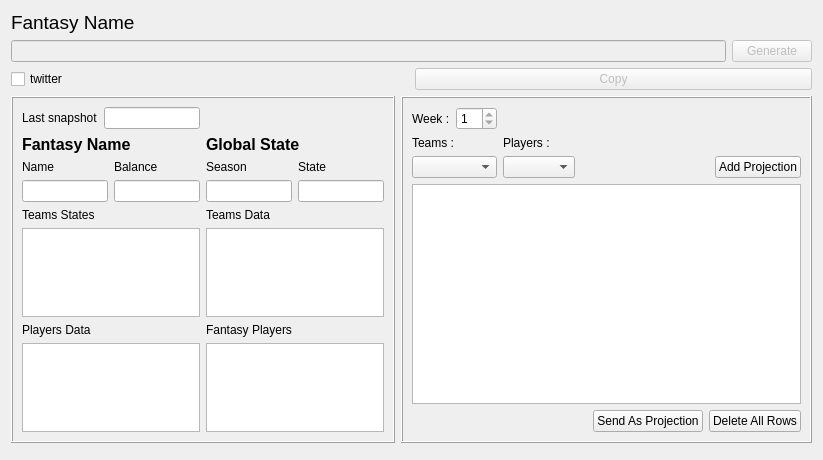
<?xml version="1.0" encoding="UTF-8"?>
<ui version="4.0">
 <class>FantasyPlayerUI</class>
 <widget class="QWidget" name="FantasyPlayerUI">
  <property name="geometry">
   <rect>
    <x>0</x>
    <y>0</y>
    <width>823</width>
    <height>460</height>
   </rect>
  </property>
  <property name="windowTitle">
   <string>Form</string>
  </property>
  <layout class="QGridLayout" name="gridLayout_3">
   <item row="0" column="0" colspan="2">
    <layout class="QGridLayout" name="gridLayout_4">
     <item row="0" column="0">
      <widget class="QLabel" name="fantasynamestatus">
       <property name="font">
        <font>
         <pointsize>14</pointsize>
        </font>
       </property>
       <property name="text">
        <string>Fantasy Name</string>
       </property>
       <property name="textFormat">
        <enum>Qt::RichText</enum>
       </property>
       <property name="alignment">
        <set>Qt::AlignBottom|Qt::AlignLeading|Qt::AlignLeft</set>
       </property>
       <property name="margin">
        <number>0</number>
       </property>
      </widget>
     </item>
     <item row="1" column="0">
      <layout class="QHBoxLayout" name="horizontalLayout">
       <item>
        <widget class="QLineEdit" name="fantasyname">
         <property name="enabled">
          <bool>false</bool>
         </property>
        </widget>
       </item>
       <item>
        <widget class="QPushButton" name="generate">
         <property name="enabled">
          <bool>false</bool>
         </property>
         <property name="text">
          <string>Generate</string>
         </property>
        </widget>
       </item>
      </layout>
     </item>
     <item row="2" column="0">
      <layout class="QHBoxLayout" name="horizontalLayout_2">
       <item>
        <widget class="QCheckBox" name="twitter">
         <property name="layoutDirection">
          <enum>Qt::LeftToRight</enum>
         </property>
         <property name="autoFillBackground">
          <bool>false</bool>
         </property>
         <property name="text">
          <string>twitter</string>
         </property>
        </widget>
       </item>
       <item>
        <widget class="QPushButton" name="copy">
         <property name="enabled">
          <bool>false</bool>
         </property>
         <property name="text">
          <string>Copy</string>
         </property>
        </widget>
       </item>
      </layout>
     </item>
    </layout>
   </item>
   <item row="1" column="0">
    <widget class="QFrame" name="frame">
     <property name="frameShape">
      <enum>QFrame::Box</enum>
     </property>
     <property name="frameShadow">
      <enum>QFrame::Raised</enum>
     </property>
     <layout class="QGridLayout" name="gridLayout">
      <item row="0" column="0">
       <widget class="QLabel" name="label_9">
        <property name="text">
         <string>Last snapshot</string>
        </property>
       </widget>
      </item>
      <item row="0" column="1">
       <widget class="QLineEdit" name="mySnapshotTimestamp"/>
      </item>
      <item row="1" column="0" colspan="2">
       <layout class="QVBoxLayout" name="verticalLayout_11">
        <item>
         <widget class="QLabel" name="label">
          <property name="font">
           <font>
            <pointsize>12</pointsize>
            <weight>75</weight>
            <bold>true</bold>
           </font>
          </property>
          <property name="text">
           <string>Fantasy Name </string>
          </property>
         </widget>
        </item>
        <item>
         <layout class="QHBoxLayout" name="horizontalLayout_4">
          <item>
           <layout class="QVBoxLayout" name="verticalLayout_9">
            <item>
             <widget class="QLabel" name="label_10">
              <property name="text">
               <string>Name</string>
              </property>
             </widget>
            </item>
            <item>
             <widget class="QLineEdit" name="myFantasyNameLE"/>
            </item>
           </layout>
          </item>
          <item>
           <layout class="QVBoxLayout" name="verticalLayout_10">
            <item>
             <widget class="QLabel" name="label_11">
              <property name="text">
               <string>Balance</string>
              </property>
             </widget>
            </item>
            <item>
             <widget class="QLineEdit" name="myBalance"/>
            </item>
           </layout>
          </item>
         </layout>
        </item>
       </layout>
      </item>
      <item row="1" column="2">
       <layout class="QVBoxLayout" name="verticalLayout_8">
        <item>
         <widget class="QLabel" name="label_6">
          <property name="font">
           <font>
            <pointsize>12</pointsize>
            <weight>75</weight>
            <bold>true</bold>
           </font>
          </property>
          <property name="text">
           <string>Global State</string>
          </property>
         </widget>
        </item>
        <item>
         <layout class="QHBoxLayout" name="horizontalLayout_3">
          <item>
           <layout class="QVBoxLayout" name="verticalLayout_6">
            <item>
             <widget class="QLabel" name="label_7">
              <property name="text">
               <string>Season</string>
              </property>
             </widget>
            </item>
            <item>
             <widget class="QLineEdit" name="mySeasonLE"/>
            </item>
           </layout>
          </item>
          <item>
           <layout class="QVBoxLayout" name="verticalLayout_7">
            <item>
             <widget class="QLabel" name="label_8">
              <property name="text">
               <string>State</string>
              </property>
             </widget>
            </item>
            <item>
             <widget class="QLineEdit" name="myGlobalStateLE"/>
            </item>
           </layout>
          </item>
         </layout>
        </item>
       </layout>
      </item>
      <item row="2" column="0" colspan="2">
       <layout class="QVBoxLayout" name="verticalLayout">
        <item>
         <widget class="QLabel" name="label_3">
          <property name="text">
           <string>Teams States</string>
          </property>
         </widget>
        </item>
        <item>
         <widget class="QTableView" name="myTeamsStatesTableView">
          <property name="font">
           <font>
            <pointsize>8</pointsize>
            <weight>50</weight>
            <bold>false</bold>
           </font>
          </property>
          <property name="tabKeyNavigation">
           <bool>false</bool>
          </property>
          <property name="showDropIndicator" stdset="0">
           <bool>false</bool>
          </property>
          <property name="dragDropOverwriteMode">
           <bool>false</bool>
          </property>
          <property name="selectionMode">
           <enum>QAbstractItemView::SingleSelection</enum>
          </property>
          <property name="selectionBehavior">
           <enum>QAbstractItemView::SelectRows</enum>
          </property>
          <property name="showGrid">
           <bool>false</bool>
          </property>
          <property name="cornerButtonEnabled">
           <bool>false</bool>
          </property>
          <attribute name="horizontalHeaderHighlightSections">
           <bool>false</bool>
          </attribute>
          <attribute name="verticalHeaderVisible">
           <bool>false</bool>
          </attribute>
          <attribute name="verticalHeaderHighlightSections">
           <bool>false</bool>
          </attribute>
         </widget>
        </item>
       </layout>
      </item>
      <item row="2" column="2">
       <layout class="QVBoxLayout" name="verticalLayout_3">
        <item>
         <widget class="QLabel" name="label_2">
          <property name="text">
           <string>Teams Data</string>
          </property>
         </widget>
        </item>
        <item>
         <widget class="QTableView" name="myTeamsDataTableView">
          <property name="font">
           <font>
            <pointsize>8</pointsize>
            <weight>50</weight>
            <bold>false</bold>
           </font>
          </property>
          <property name="tabKeyNavigation">
           <bool>false</bool>
          </property>
          <property name="showDropIndicator" stdset="0">
           <bool>false</bool>
          </property>
          <property name="dragDropOverwriteMode">
           <bool>false</bool>
          </property>
          <property name="selectionMode">
           <enum>QAbstractItemView::SingleSelection</enum>
          </property>
          <property name="selectionBehavior">
           <enum>QAbstractItemView::SelectRows</enum>
          </property>
          <property name="showGrid">
           <bool>false</bool>
          </property>
          <property name="cornerButtonEnabled">
           <bool>false</bool>
          </property>
          <attribute name="horizontalHeaderHighlightSections">
           <bool>false</bool>
          </attribute>
          <attribute name="verticalHeaderVisible">
           <bool>false</bool>
          </attribute>
          <attribute name="verticalHeaderHighlightSections">
           <bool>false</bool>
          </attribute>
         </widget>
        </item>
       </layout>
      </item>
      <item row="3" column="0" colspan="2">
       <layout class="QVBoxLayout" name="verticalLayout_4">
        <item>
         <widget class="QLabel" name="label_5">
          <property name="text">
           <string>Players Data</string>
          </property>
         </widget>
        </item>
        <item>
         <widget class="QTableView" name="myPlayersDataTableView">
          <property name="font">
           <font>
            <pointsize>8</pointsize>
            <weight>50</weight>
            <bold>false</bold>
           </font>
          </property>
          <property name="tabKeyNavigation">
           <bool>false</bool>
          </property>
          <property name="showDropIndicator" stdset="0">
           <bool>false</bool>
          </property>
          <property name="dragDropOverwriteMode">
           <bool>false</bool>
          </property>
          <property name="selectionMode">
           <enum>QAbstractItemView::SingleSelection</enum>
          </property>
          <property name="selectionBehavior">
           <enum>QAbstractItemView::SelectRows</enum>
          </property>
          <property name="showGrid">
           <bool>false</bool>
          </property>
          <property name="cornerButtonEnabled">
           <bool>false</bool>
          </property>
          <attribute name="horizontalHeaderHighlightSections">
           <bool>false</bool>
          </attribute>
          <attribute name="verticalHeaderVisible">
           <bool>false</bool>
          </attribute>
          <attribute name="verticalHeaderHighlightSections">
           <bool>false</bool>
          </attribute>
         </widget>
        </item>
       </layout>
      </item>
      <item row="3" column="2">
       <layout class="QVBoxLayout" name="verticalLayout_5">
        <item>
         <widget class="QLabel" name="label_4">
          <property name="text">
           <string>Fantasy Players</string>
          </property>
         </widget>
        </item>
        <item>
         <widget class="QTableView" name="myFantasyPlayersTableView">
          <property name="font">
           <font>
            <pointsize>8</pointsize>
            <weight>50</weight>
            <bold>false</bold>
           </font>
          </property>
          <property name="tabKeyNavigation">
           <bool>false</bool>
          </property>
          <property name="showDropIndicator" stdset="0">
           <bool>false</bool>
          </property>
          <property name="dragDropOverwriteMode">
           <bool>false</bool>
          </property>
          <property name="selectionMode">
           <enum>QAbstractItemView::SingleSelection</enum>
          </property>
          <property name="selectionBehavior">
           <enum>QAbstractItemView::SelectRows</enum>
          </property>
          <property name="showGrid">
           <bool>false</bool>
          </property>
          <property name="cornerButtonEnabled">
           <bool>false</bool>
          </property>
          <attribute name="horizontalHeaderHighlightSections">
           <bool>false</bool>
          </attribute>
          <attribute name="verticalHeaderVisible">
           <bool>false</bool>
          </attribute>
          <attribute name="verticalHeaderHighlightSections">
           <bool>false</bool>
          </attribute>
         </widget>
        </item>
       </layout>
      </item>
     </layout>
    </widget>
   </item>
   <item row="1" column="1">
    <widget class="QFrame" name="frame_2">
     <property name="frameShape">
      <enum>QFrame::Box</enum>
     </property>
     <property name="frameShadow">
      <enum>QFrame::Raised</enum>
     </property>
     <layout class="QGridLayout" name="gridLayout_2">
      <item row="0" column="0">
       <widget class="QLabel" name="label_14">
        <property name="text">
         <string>Week :</string>
        </property>
       </widget>
      </item>
      <item row="0" column="1">
       <widget class="QSpinBox" name="weekBox">
        <property name="readOnly">
         <bool>true</bool>
        </property>
        <property name="minimum">
         <number>1</number>
        </property>
        <property name="maximum">
         <number>16</number>
        </property>
       </widget>
      </item>
      <item row="0" column="2" colspan="6">
       <spacer name="horizontalSpacer_3">
        <property name="orientation">
         <enum>Qt::Horizontal</enum>
        </property>
        <property name="sizeHint" stdset="0">
         <size>
          <width>274</width>
          <height>20</height>
         </size>
        </property>
       </spacer>
      </item>
      <item row="1" column="0" rowspan="2" colspan="2">
       <layout class="QVBoxLayout" name="verticalLayout_2">
        <item>
         <widget class="QLabel" name="label_12">
          <property name="text">
           <string>Teams :</string>
          </property>
         </widget>
        </item>
        <item>
         <widget class="QComboBox" name="myTeamsCmb"/>
        </item>
       </layout>
      </item>
      <item row="1" column="2" rowspan="2">
       <layout class="QVBoxLayout" name="verticalLayout_12">
        <item>
         <widget class="QLabel" name="label_13">
          <property name="text">
           <string>Players :</string>
          </property>
         </widget>
        </item>
        <item>
         <widget class="QComboBox" name="myPlayersCmb"/>
        </item>
       </layout>
      </item>
      <item row="1" column="3" rowspan="2" colspan="5">
       <spacer name="horizontalSpacer_2">
        <property name="orientation">
         <enum>Qt::Horizontal</enum>
        </property>
        <property name="sizeHint" stdset="0">
         <size>
          <width>197</width>
          <height>20</height>
         </size>
        </property>
       </spacer>
      </item>
      <item row="2" column="4" colspan="2">
       <spacer name="horizontalSpacer_4">
        <property name="orientation">
         <enum>Qt::Horizontal</enum>
        </property>
        <property name="sizeHint" stdset="0">
         <size>
          <width>101</width>
          <height>20</height>
         </size>
        </property>
       </spacer>
      </item>
      <item row="2" column="7">
       <widget class="QPushButton" name="myAddScoringLineButton">
        <property name="text">
         <string>Add Projection</string>
        </property>
       </widget>
      </item>
      <item row="3" column="0" colspan="8">
       <widget class="QTableView" name="myScoringTableView"/>
      </item>
      <item row="4" column="0" colspan="5">
       <spacer name="horizontalSpacer">
        <property name="orientation">
         <enum>Qt::Horizontal</enum>
        </property>
        <property name="sizeHint" stdset="0">
         <size>
          <width>198</width>
          <height>20</height>
         </size>
        </property>
       </spacer>
      </item>
      <item row="4" column="5">
       <widget class="QPushButton" name="mySendProjectionsButton">
        <property name="text">
         <string>Send As Projection</string>
        </property>
       </widget>
      </item>
      <item row="4" column="6" colspan="2">
       <widget class="QPushButton" name="myDeleteAllRowsButton">
        <property name="text">
         <string>Delete All Rows</string>
        </property>
       </widget>
      </item>
     </layout>
    </widget>
   </item>
   <item row="2" column="0" colspan="2">
    <widget class="StatusWidget" name="myStatusLabel" native="true"/>
   </item>
  </layout>
 </widget>
 <customwidgets>
  <customwidget>
   <class>StatusWidget</class>
   <extends>QWidget</extends>
   <header>statuswidget.h</header>
   <container>1</container>
  </customwidget>
 </customwidgets>
 <resources/>
 <connections/>
</ui>
